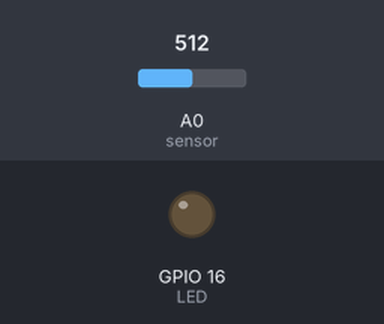
Simulated run of this sketch. Board: ESP8266 (NodeMCU). Parts: output pins drawn as LEDs (lit = HIGH). The test bench sets the inputs (shaded band); at power-on: A0 (sensor) = 512. WiFi joins after 1.5 s; servers stay silent unless stated; what the sketch prints to the serial monitor is not drawn.

Above: at 1.9 s.
At 2.9 s:
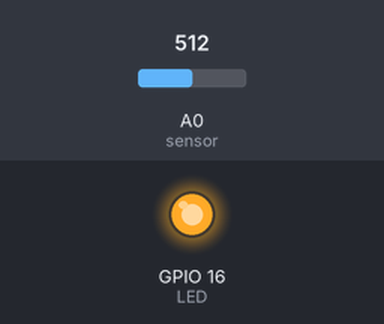
Timing chart, 0 to 4.4 s (numbered marks = the images above):
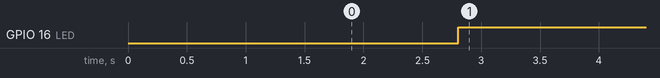

Measured:
- by itself, GPIO 16 (LED): LOW → HIGH at 2.8 s

The sketch:

coding.ino
```cpp
#define BLYNK_PRINT Serial
#include <ESP8266WiFi.h>
#include <BlynkSimpleEsp8266.h>

char auth[] = "yLOjjZt7HeVCBVx0DTXDKQzKnLPvwgA1";
char ssid[] = "Redmi Note 9";
char pass[] = "p324n9k4t";
#define sensor A0
#define LED 16

void setup() {
  Serial.begin(9600);
  Blynk.begin(auth, ssid, pass);
  pinMode(sensor,INPUT);
  pinMode(LED,OUTPUT);
}

void loop(){
  int nilai=(analogRead(sensor));
  Serial.print("Nilai analog sensor:");
  Serial.println(nilai);
  delay(1000);
  if(nilai>450){
    Blynk.notify ("TERJADI KEBOCORAN GAS!");
    digitalWrite(LED,HIGH);
    delay(2000);
  }
  else{
      digitalWrite(LED,LOW);
      delay(2000);
  }
 Blynk.run();
}
```
